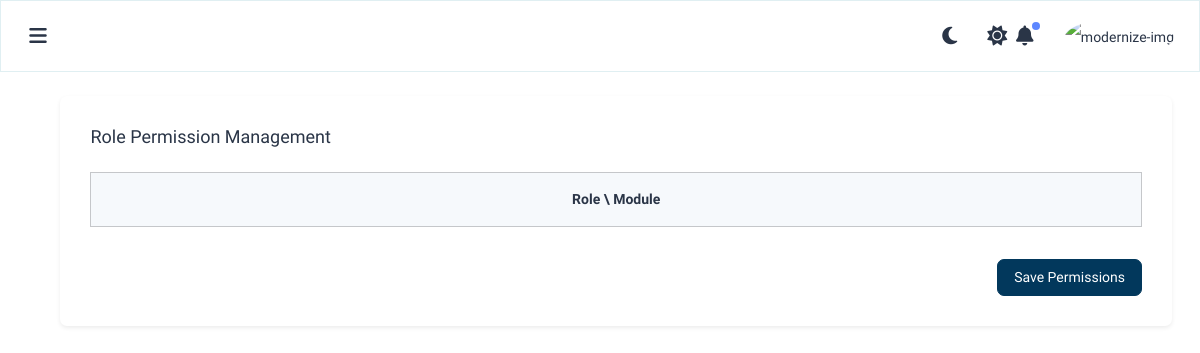
/permission/, run on an earlier commit of the app's database.
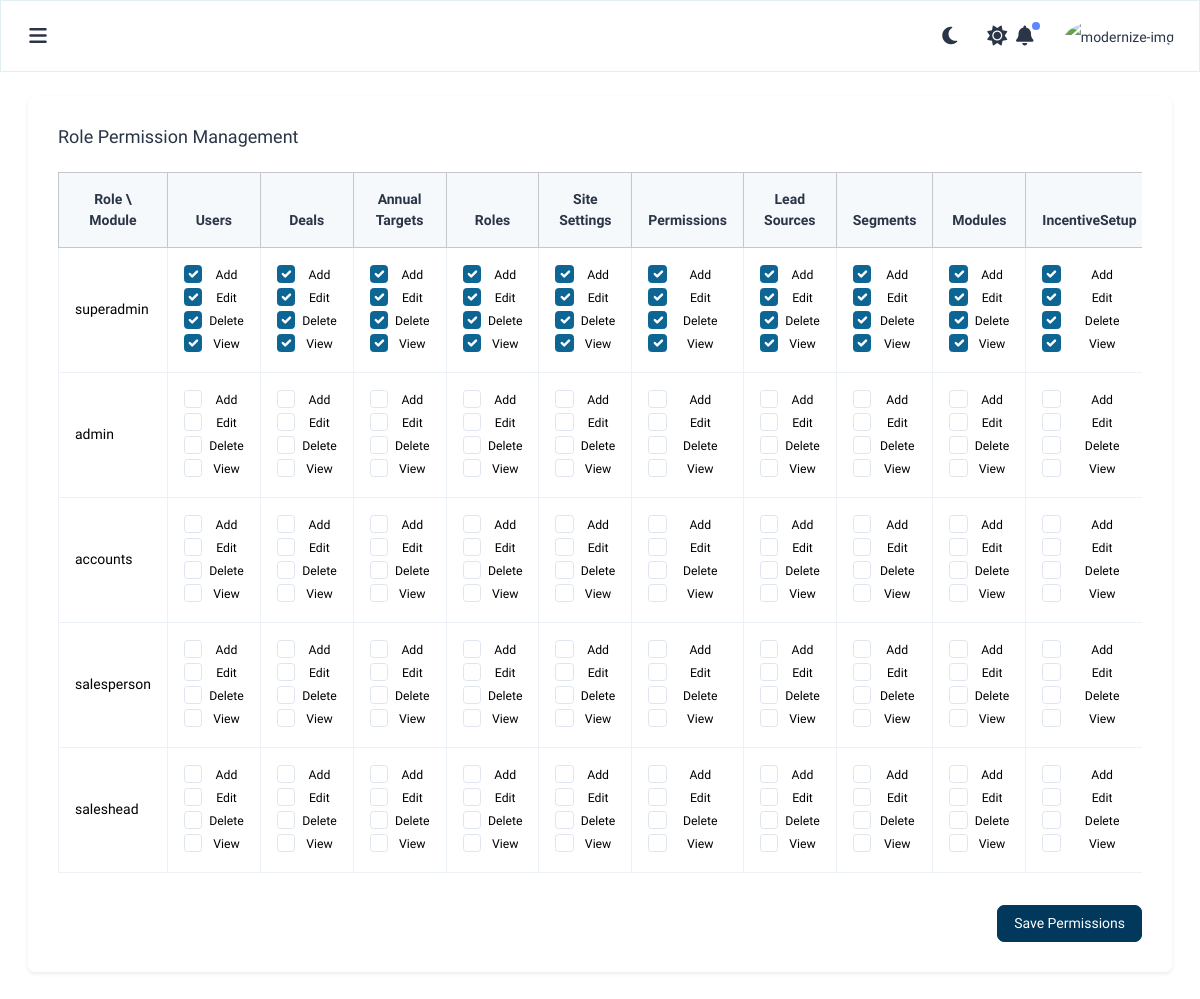
And on a later commit of the database.
### incentives/models.py (models this page shows, shortened)
class AuditMixin(models.Model):
    created_by = models.CharField(max_length=100, null=True, blank=True)
    updated_by = models.CharField(max_length=100, null=True, blank=True)
    created_at = models.DateTimeField(default=timezone.now)
    updated_at = models.DateTimeField(auto_now=True)
    class Meta:
        abstract = True

class Module(AuditMixin):
    module = models.CharField(max_length=100, unique=True)

class Role(AuditMixin):
    name = models.CharField(max_length=50, unique=True)
    is_selectable = models.BooleanField(default=True)  # Hide 'superadmin' from UI

### incentives/views.py (the view, shortened to what this page needs)
# urls.py: path('permission/', views.permission, name='permission'),
def permission(request):
    roles = Role.objects.all()
    modules = Module.objects.all()
    permissions = Permission.objects.all()
    permission_matrix = {}
    for permission in permissions:
        permission_matrix.setdefault(permission.role_id, {})[permission.module_id] = {
            'can_add': permission.can_add,
            'can_edit': permission.can_edit,
            'can_delete': permission.can_delete,
            'can_view': permission.can_view,
        }
    return render(request, 'owner/settings/permissions.html', {
        'roles': roles,
        'modules': modules,
        'permission_matrix': permission_matrix,
    })

### incentives/templatetags/custom_filters.py (called while the page is built)
@register.filter
def get_item(dictionary, key):
    if isinstance(dictionary, dict):
        return dictionary.get(key)
    return None

### incentives/templates/owner/settings/permissions.html (shortened to what this page needs)
{% extends 'layouts/layout.html' %}
{% load static %}
{% load form_filters %}
{% load custom_filters %}
{% block content %}
<div class="card shadow-sm mb-4">
  <div class="card-body">
    <h4 class="card-title mb-4">Role Permission Management</h4>
    <form method="post">
      <div class="table-responsive">
        <table class="table table-bordered align-middle text-center">
          <thead class="table-light">
            <tr>
              <th>Role \ Module</th>
              {% for module in modules %}
              <th>{{ module.module }}</th>
              {% endfor %}
            </tr>
          </thead>
          <tbody>
            {% for role in roles %}
            <tr>
              <td class="text-start fw-bold">{{ role.name }}</td>
              {% for module in modules %}
              <td>
                {% with perms=permission_matrix|get_item:role.id|get_item:module.id %}
                  <div class="form-check">
                    <input type="checkbox" class="form-check-input" name="permissions_{{ role.id }}_{{ module.id }}_add"
                      {% if perms and perms.can_add %}checked{% endif %}>
                    <label class="form-check-label small">Add</label>
                  </div>
                  <div class="form-check">
                    <input type="checkbox" class="form-check-input" name="permissions_{{ role.id }}_{{ module.id }}_edit"
                      {% if perms and perms.can_edit %}checked{% endif %}>
                    <label class="form-check-label small">Edit</label>
                  </div>
                  <div class="form-check">
                    <input type="checkbox" class="form-check-input" name="permissions_{{ role.id }}_{{ module.id }}_delete"
                      {% if perms and perms.can_delete %}checked{% endif %}>
                    <label class="form-check-label small">Delete</label>
                  </div>
                  <div class="form-check">
                    <input type="checkbox" class="form-check-input" name="permissions_{{ role.id }}_{{ module.id }}_view"
                      {% if perms and perms.can_view %}checked{% endif %}>
                    <label class="form-check-label small">View</label>
                  </div>
                {% endwith %}
              </td>
              {% endfor %}
            </tr>
            {% endfor %}
          </tbody>
        </table>
      </div>
      <div class="text-end mt-3">
        <button type="submit" class="btn btn-custom">Save Permissions</button>
      </div>
    </form>
  </div>
</div>
{% endblock %}

### incentives/templates/layouts/layout.html (shortened to what this page needs)
{% load static %}
<!DOCTYPE html>
<html lang="en" dir="ltr" data-bs-theme="light" data-color-theme="Blue_Theme" data-layout="vertical">
<head>
  <link rel="stylesheet" href="{% static 'css/styles.css' %}">
  <link rel="stylesheet" href="{% static 'css/owl.carousel.min.css' %}">
  <link rel="stylesheet" href="{% static 'css/main.css' %}">
  <link href="https://cdn.jsdelivr.net/npm/select2@4.0.13/dist/css/select2.min.css" rel="stylesheet" />
  <link href="https://cdnjs.cloudflare.com/ajax/libs/font-awesome/6.5.0/css/all.min.css" rel="stylesheet">
  <link href="https://cdn.jsdelivr.net/npm/select2@4.1.0-rc.0/dist/css/select2.min.css" rel="stylesheet" />
  <link href="https://cdn.jsdelivr.net/npm/bootstrap-icons@1.10.5/font/bootstrap-icons.css" rel="stylesheet">
</head>
<body>
  <div id="main-wrapper">
    <div class="page-wrapper">
      {% include 'layouts/topnavbar.html' %}
      <div class="body-wrapper">
        <div class="container-fluid mt-100">
          {% block content %}{% endblock %}
        </div>
      </div>
    </div>
</body>
</html>

### incentives/templates/layouts/sidebar.html (shortened to what this page needs)
{% load static %}

### incentives/templates/layouts/topnavbar.html (shortened to what this page needs)
{% load static %}
<header class="topbar">
    <div class="with-vertical">
      <nav class="navbar navbar-expand-lg p-0">
        <ul class="navbar-nav">
          <li class="nav-item nav-icon-hover-bg rounded-circle ms-n2">
            <a class="nav-link sidebartoggler" id="headerCollapse" href="javascript:void(0)">
                <i class="fa-solid fa-bars"></i>
            </a>
          </li>
        </ul>
        <div class="collapse navbar-collapse justify-content-end" id="navbarNav">
          <div class="d-flex align-items-center justify-content-between">
            <ul class="navbar-nav flex-row ms-auto align-items-center justify-content-center">
                <li class="nav-item nav-icon-hover-bg rounded-circle">
                    <a class="nav-link moon dark-layout" href="javascript:void(0)">
                        <i class="fa-solid fa-moon"></i>
                    </a>
                    <a class="nav-link sun light-layout" href="javascript:void(0)">
                        <i class="fa-solid fa-sun"></i>
                    </a>
                  </li>
              <li class="nav-item nav-icon-hover-bg rounded-circle dropdown">
                <a class="nav-link position-relative" href="javascript:void(0)" id="drop2" aria-expanded="false">
<i class="fa-solid fa-bell"></i>
                  <div class="notification bg-primary rounded-circle"></div>
                </a>
              </li>
              <li class="nav-item dropdown">
                <a class="nav-link pe-0" href="javascript:void(0)" id="drop1" aria-expanded="false">
                  <div class="d-flex align-items-center">
                    <div class="user-profile-img">
                      <img src="https://bootstrapdemos.adminmart.com/modernize/dist/assets/images/profile/user-1.jpg" class="rounded-circle" width="35" height="35" alt="modernize-img" />
                    </div>
                  </div>
                </a>
                </div>
          </div>
        </div>
    </div>

### incentives/static/css/main.css (style rules this page uses)
:root { --theme-color: #02385c; --secondary-color:#017d91; --text-color: #ffffffba; --shadow-color:#017d911f; }
.btn-custom { --bs-btn-color: #fff; --bs-btn-bg: var(--theme-color); --bs-btn-border-color: var(--theme-color); --bs-btn-hover-color: #fff; --bs-btn-hover-bg: var(--theme-color); --bs-btn-hover-border-color: var(--theme-color); --bs-btn-focus-shadow-rgb: 255, 186, 65; --bs-btn-active-color: #fff; --bs-btn-active-bg: var(--theme-color); --bs-btn-active-border-color: var(--theme-color); --bs-btn-active-shadow: inset 0 3px 5px rgba(0, 0, 0, 0.125); --bs-btn-disabled-color: #fff; --bs-btn-disabled-bg: var(--theme-color); --bs-btn-disabled-border-color: var(--theme-color); }
.topbar { border: 1px solid var( --shadow-color); }

### incentives/templates/layouts/layout.html (style rules this page uses)
#main-wrapper { display: flex; min-height: 100vh; overflow: hidden; }
.page-wrapper { flex-grow: 1; display: flex; flex-direction: column; overflow: hidden; }
.body-wrapper { flex-grow: 25; overflow-y: auto; padding: 1rem; }

What changed in the data, as far as the page shows it:
added Module: module "Users", id "☑"
added Module: module "Deals", id "☑"
added Module: module "Annual Targets", id "☑"
added Module: module "Roles", id "☑"
added Module: module "Site Settings", id "☑"
added Module: module "Permissions", id "☑"
added Module: module "Lead Sources", id "☑"
added Module: module "Segments", id "☑"
added Module: module "Modules", id "☑"
added Module: module "IncentiveSetup", id "☑"
added Role: name "superadmin"
added Role: name "admin"
added Role: name "accounts"
added Role: name "salesperson"
added Role: name "saleshead"
